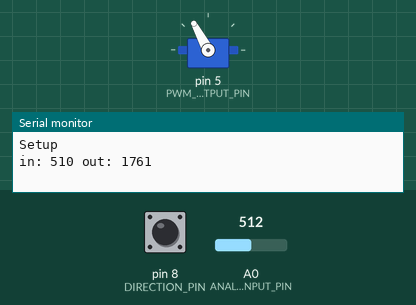
A sketch run on a simulated Arduino Uno, built with avr-gcc and run on an emulated ATmega328P. On the bench: servo, the last lines printed to the serial monitor. Inputs (shaded band) come from the test bench; at power-on: A0 (ANALOG_INPUT_PIN) = 512, pin 8 (DIRECTION_PIN) HIGH.

Above: at 1.2 s.
1.3 s: A0 (ANALOG_INPUT_PIN) set to 716
At 2.2 s:
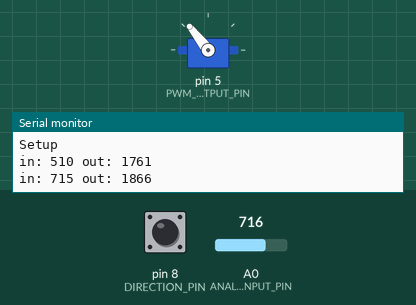
2.8 s: A0 (ANALOG_INPUT_PIN) set to 985
At 3.3 s:
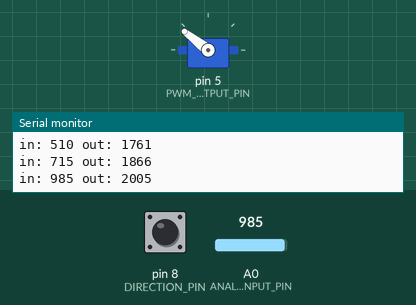
4.3 s: A0 (ANALOG_INPUT_PIN) set to 122
At 5.5 s:
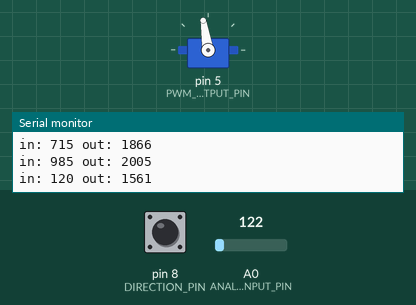
5.8 s: A0 (ANALOG_INPUT_PIN) set to 511
At 6.8 s:
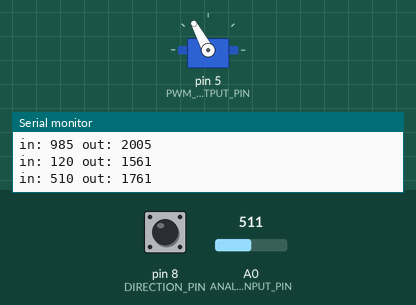
Timing chart, 0 to 8.3 s (numbered marks = the images above; inputs shaded):
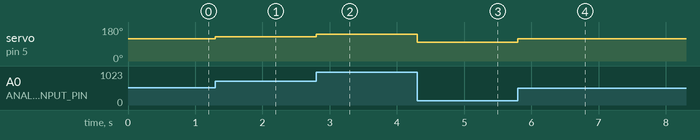

The sketch:

TalonController.ino
```cpp
#include <Servo.h>

#define PWM_OUTPUT_PIN 5
#define ANALOG_INPUT_PIN A0
#define DIRECTION_PIN 8 // Not used
#define MAX_SENSOR_INPUT_VALUE 1023

// I found the PWM range needs to be a tiny big larger to hit max forward throttle
#define PWM_MAX_FORWARD_THROTTLE 2025
#define PWM_MAX_REVERSE_THROTTLE 975
#define PWM_NEUTRAL_THROTTLE 1500

#define USE_MANUAL_INPUT 0

int motorSetting = 0;
int sensorValue = 0;
int manualInputValue = 0;
uint32_t prevSensorValue = 0;
int8_t dirValue = 1;
int dir = 1;
Servo talon;

void setup() {
  Serial.begin(9600);
  Serial.println("Setup");

  talon.attach(PWM_OUTPUT_PIN);
  pinMode(DIRECTION_PIN, INPUT_PULLUP);
}

bool newValue = false;
void loop() {
#if (USE_MANUAL_INPUT == 1)
  if (Serial.available() > 1)
  {
    manualInputValue = Serial.parseInt();
    newValue = true;
  }
#endif

  sensorValue = analogRead(ANALOG_INPUT_PIN);
  dirValue = digitalRead(DIRECTION_PIN);
  sensorValue = sensorValue - (sensorValue % 5);

  if (sensorValue != prevSensorValue)
  {
    newValue = true;
  }

  if (sensorValue < 0 || sensorValue > MAX_SENSOR_INPUT_VALUE)
    sensorValue = 0;

  // Only change direction if we are idle
  if (sensorValue == 0)
  {
    if (dirValue == 0) // forward
      dir = 1;
    else
      dir = -1;

  }

  motorSetting = 0;
#if (USE_MANUAL_INPUT == 0)
  motorSetting = map(sensorValue*dir, -1*MAX_SENSOR_INPUT_VALUE, MAX_SENSOR_INPUT_VALUE, PWM_MAX_REVERSE_THROTTLE, PWM_MAX_FORWARD_THROTTLE);
#else
  motorSetting = map(manualInputValue, -1*MAX_SENSOR_INPUT_VALUE, MAX_SENSOR_INPUT_VALUE, PWM_MAX_REVERSE_THROTTLE, PWM_MAX_FORWARD_THROTTLE);
#endif

  talon.writeMicroseconds(motorSetting);
  if (newValue)
  {
    Serial.print("in: ");
#if (USE_MANUAL_INPUT == 0)
    Serial.print(sensorValue);
#else
    Serial.print(manualInputValue);
#endif
    Serial.print(" out: ");
    Serial.println(motorSetting);
  }

  prevSensorValue = sensorValue;
  newValue = false;

}
```

Measured:
- after the input at 1.3 s, servo on pin 5 (PWM_OUTPUT_PIN): 118° → 128° at once
- after the input at 2.8 s, servo on pin 5 (PWM_OUTPUT_PIN): 128° → 142° at once
- after the input at 4.3 s, servo on pin 5 (PWM_OUTPUT_PIN): 142° → 99° at once
- after the input at 5.8 s, servo on pin 5 (PWM_OUTPUT_PIN): 99° → 118° at once
